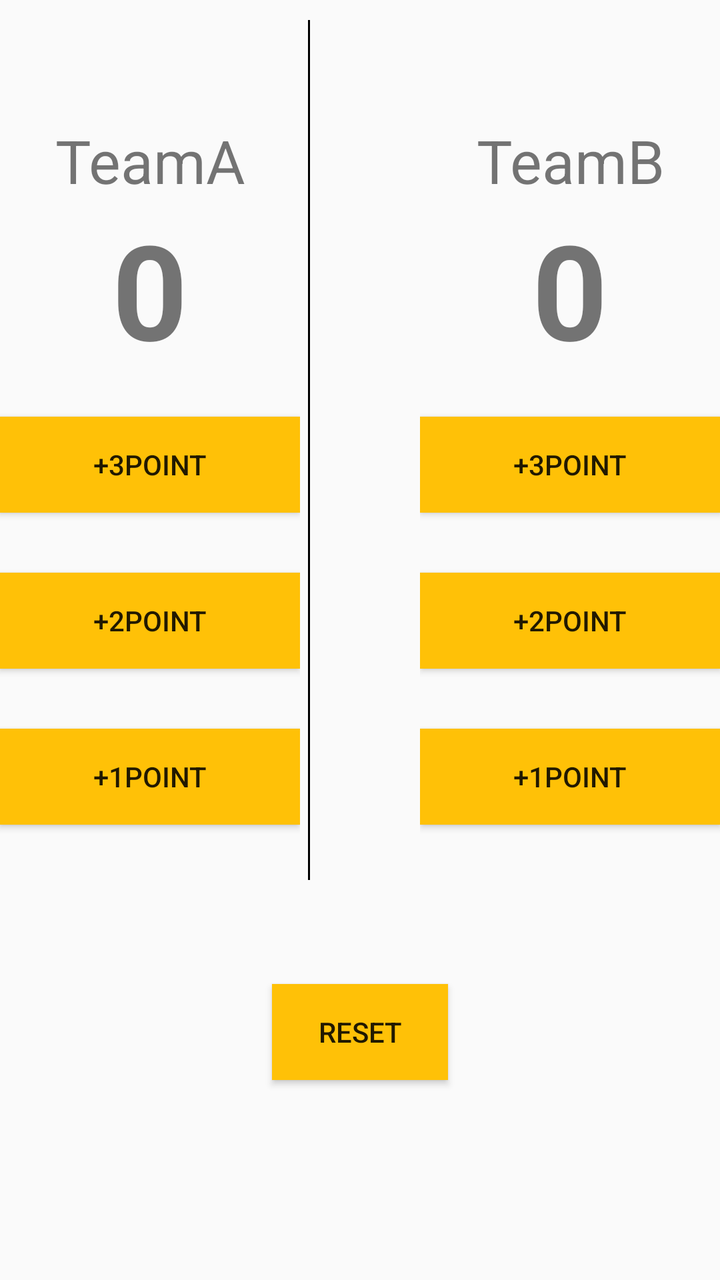
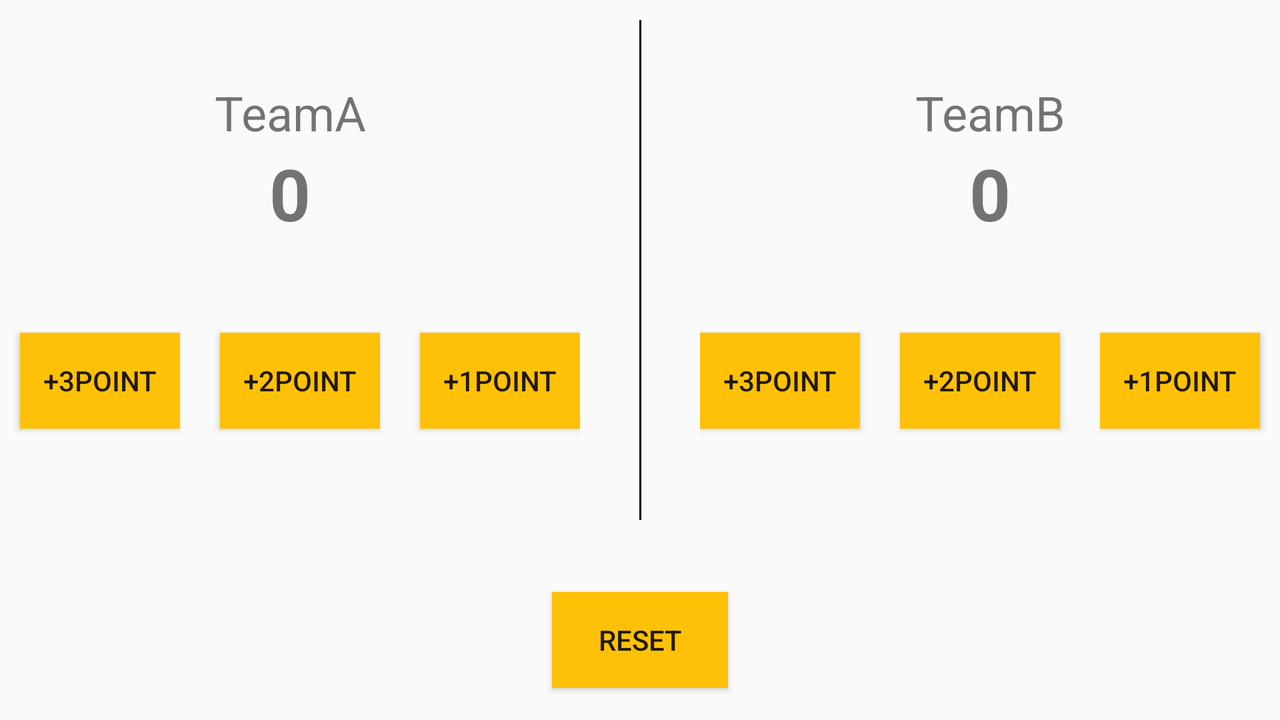

An Android layout and its configuration variant, each rendered on a device that would load it. The default file and the variant file are quoted in full after the pictures.
<!-- AndroidManifest.xml: application theme AppTheme -->
<!-- res/layout/twogroup.xml -->
<?xml version="1.0" encoding="utf-8"?>
<androidx.constraintlayout.widget.ConstraintLayout xmlns:android="http://schemas.android.com/apk/res/android"
    xmlns:app="http://schemas.android.com/apk/res-auto"
    xmlns:tools="http://schemas.android.com/tools"
    android:id="@+id/linearLayout"
    android:layout_width="match_parent"
    android:layout_height="match_parent">

    <View
        android:id="@+id/divider2"
        android:layout_width="1dp"
        android:layout_height="match_parent"
        android:layout_marginStart="4dp"
        android:layout_marginLeft="4dp"
        android:layout_marginTop="10dp"
        android:layout_marginBottom="200dp"
        android:background="#000000"
        app:layout_constraintBottom_toBottomOf="parent"
        app:layout_constraintStart_toEndOf="@+id/linearLayout3"
        app:layout_constraintTop_toTopOf="parent" />

    <LinearLayout
        android:id="@+id/linearLayout3"
        android:layout_width="match_parent"
        android:layout_height="match_parent"
        android:layout_marginLeft="10dp"
        android:layout_marginTop="10dp"
        android:layout_marginEnd="210dp"
        android:layout_marginRight="210dp"
        android:layout_marginBottom="100dp"
        android:orientation="vertical"
        app:layout_constraintBottom_toBottomOf="parent"
        app:layout_constraintEnd_toEndOf="parent"
        app:layout_constraintStart_toStartOf="parent"
        app:layout_constraintTop_toTopOf="parent">

        <TextView
            android:id="@+id/textView3"
            android:layout_width="match_parent"
            android:layout_height="wrap_content"
            android:layout_marginTop="50dp"
            android:gravity="center"
            android:text="TeamA"
            android:textSize="30dp" />

        <TextView
            android:id="@+id/textView5"
            android:layout_width="match_parent"
            android:layout_height="wrap_content"
            android:layout_marginBottom="20dp"
            android:gravity="center"
            android:text="0"
            android:textSize="66dp"
            android:textStyle="bold" />

        <Button
            android:id="@+id/button"
            android:layout_width="150dp"
            android:layout_height="wrap_content"
            android:layout_gravity="center"
            android:layout_marginBottom="30dp"
            android:background="#FFC107"
            android:onClick="btn1"
            android:text="+3point"
            android:textColorHint="#FF9800" />

        <Button
            android:id="@+id/button2"
            android:layout_width="150dp"
            android:layout_height="wrap_content"
            android:layout_gravity="center"
            android:layout_marginBottom="30dp"
            android:background="#FFC107"
            android:onClick="btn2"
            android:text="+2point"
            android:textColorHint="#FF9800" />

        <Button
            android:id="@+id/button3"
            android:layout_width="150dp"
            android:layout_height="wrap_content"
            android:layout_gravity="center"
            android:layout_marginBottom="30dp"
            android:background="#FFC107"
            android:onClick="btn3"
            android:text="+1point"
            android:textColorHint="#FF9800" />

    </LinearLayout>

    <LinearLayout
        android:id="@+id/linearLayout4"
        android:layout_width="match_parent"
        android:layout_height="match_parent"
        android:layout_marginStart="210dp"
        android:layout_marginLeft="210dp"
        android:layout_marginTop="10dp"
        android:layout_marginBottom="100dp"
        android:orientation="vertical"
        app:layout_constraintBottom_toBottomOf="parent"
        app:layout_constraintEnd_toEndOf="parent"
        app:layout_constraintStart_toStartOf="parent"
        app:layout_constraintTop_toTopOf="parent">

        <TextView
            android:id="@+id/textView4"
            android:layout_width="match_parent"
            android:layout_height="wrap_content"
            android:layout_marginTop="50dp"
            android:gravity="center"
            android:text="TeamB"
            android:textSize="30dp" />

        <TextView
            android:id="@+id/textView8"
            android:layout_width="match_parent"
            android:layout_height="wrap_content"
            android:layout_marginBottom="20dp"
            android:gravity="center"
            android:text="0"
            android:textSize="66dp"
            android:textStyle="bold" />

        <Button
            android:id="@+id/button4"
            android:layout_width="150dp"
            android:layout_height="wrap_content"
            android:layout_gravity="center"
            android:layout_marginBottom="30dp"
            android:background="#FFC107"
            android:onClick="btn4"
            android:text="+3point"
            android:textColorHint="#FF9800" />

        <Button
            android:id="@+id/button5"
            android:layout_width="150dp"
            android:layout_height="wrap_content"
            android:layout_gravity="center"
            android:layout_marginBottom="30dp"
            android:background="#FFC107"
            android:onClick="btn5"
            android:text="+2point"
            android:textColorHint="#FF9800" />

        <Button
            android:id="@+id/button6"
            android:layout_width="150dp"
            android:layout_height="wrap_content"
            android:layout_gravity="center"
            android:layout_marginBottom="30dp"
            android:background="#FFC107"
            android:onClick="btn6"
            android:text="+1point"
            android:textColorHint="#FF9800" />

    </LinearLayout>

    <Button
        android:id="@+id/button13"
        android:layout_width="wrap_content"
        android:layout_height="wrap_content"
        android:layout_marginBottom="100dp"
        android:background="#FFC107"
        android:onClick="onClick"
        android:text="Reset"
        app:layout_constraintBottom_toBottomOf="parent"
        app:layout_constraintEnd_toEndOf="parent"
        app:layout_constraintStart_toStartOf="parent" />
</androidx.constraintlayout.widget.ConstraintLayout>
<!-- resources referenced by this layout -->
<resources>
  <style name="AppTheme" parent="Theme.AppCompat.Light.DarkActionBar">
          
          <item name="colorPrimary">@color/colorPrimary</item>
          <item name="colorPrimaryDark">@color/colorPrimaryDark</item>
          <item name="colorAccent">@color/colorAccent</item>
      </style>
</resources>
<!-- res/layout-land/twogroup.xml (the repository's variant of the layout above) -->
<!-- drawn on the phone turned sideways -->
<?xml version="1.0" encoding="utf-8"?>
<androidx.constraintlayout.widget.ConstraintLayout xmlns:android="http://schemas.android.com/apk/res/android"
    xmlns:app="http://schemas.android.com/apk/res-auto"
    xmlns:tools="http://schemas.android.com/tools"
    android:id="@+id/linearLayout"
    android:layout_width="match_parent"
    android:layout_height="match_parent">

    <View
        android:id="@+id/divider2"
        android:layout_width="1dp"
        android:layout_height="match_parent"
        android:layout_marginStart="30dp"
        android:layout_marginLeft="30dp"
        android:layout_marginTop="10dp"
        android:layout_marginEnd="30dp"
        android:layout_marginRight="30dp"
        android:layout_marginBottom="100dp"
        android:background="#000000"
        app:layout_constraintBottom_toTopOf="@+id/button13"
        app:layout_constraintEnd_toStartOf="@+id/linearLayout4"
        app:layout_constraintStart_toEndOf="@+id/linearLayout3"
        app:layout_constraintTop_toTopOf="parent"
        app:layout_constraintVertical_bias="0.0" />

    <LinearLayout
        android:id="@+id/linearLayout3"
        android:layout_width="match_parent"
        android:layout_height="match_parent"
        android:layout_marginLeft="10dp"
        android:layout_marginTop="10dp"
        android:layout_marginEnd="350dp"
        android:layout_marginRight="350dp"
        android:layout_marginBottom="100dp"
        android:orientation="vertical"
        app:layout_constraintBottom_toBottomOf="parent"
        app:layout_constraintEnd_toEndOf="parent"
        app:layout_constraintHorizontal_bias="1.0"
        app:layout_constraintStart_toStartOf="parent"
        app:layout_constraintTop_toTopOf="parent"
        app:layout_constraintVertical_bias="0.0">

        <TextView
            android:id="@+id/textView3"
            android:layout_width="match_parent"
            android:layout_height="wrap_content"
            android:layout_marginTop="30dp"
            android:gravity="center"
            android:text="TeamA"
            android:textSize="24sp"
            android:visibility="visible" />

        <TextView
            android:id="@+id/textView5"
            android:layout_width="match_parent"
            android:layout_height="wrap_content"
            android:layout_marginBottom="0dp"
            android:gravity="center"
            android:text="0"
            android:textSize="36sp"
            android:textStyle="bold"
            android:visibility="visible" />

        <LinearLayout
            android:layout_width="match_parent"
            android:layout_height="match_parent"
            android:orientation="horizontal">

            <Button
                android:id="@+id/button"
                android:layout_width="80dp"
                android:layout_height="wrap_content"
                android:layout_gravity="center"
                android:layout_marginLeft="10dp"
                android:layout_marginRight="20dp"
                android:background="#FFC107"
                android:onClick="btn1"
                android:text="+3point"
                android:textColorHint="#FF9800"
                android:visibility="visible" />

            <Button
                android:id="@+id/button2"
                android:layout_width="80dp"
                android:layout_height="wrap_content"
                android:layout_gravity="center"
                android:layout_marginRight="20dp"
                android:background="#FFC107"
                android:onClick="btn2"
                android:text="+2point"
                android:textColorHint="#FF9800"
                android:visibility="visible" />

            <Button
                android:id="@+id/button3"
                android:layout_width="80dp"
                android:layout_height="wrap_content"
                android:layout_gravity="center"
                android:layout_marginRight="20dp"
                android:background="#FFC107"
                android:onClick="btn3"
                android:text="+1point"
                android:textColorHint="#FF9800"
                android:visibility="visible" />
        </LinearLayout>

    </LinearLayout>

    <LinearLayout
        android:id="@+id/linearLayout4"
        android:layout_width="match_parent"
        android:layout_height="match_parent"
        android:layout_marginStart="350dp"
        android:layout_marginLeft="350dp"
        android:layout_marginTop="10dp"
        android:layout_marginBottom="100dp"
        android:orientation="vertical"
        app:layout_constraintBottom_toBottomOf="parent"
        app:layout_constraintEnd_toEndOf="@+id/linearLayout3"
        app:layout_constraintHorizontal_bias="0.0"
        app:layout_constraintStart_toStartOf="parent"
        app:layout_constraintTop_toTopOf="parent"
        app:layout_constraintVertical_bias="1.0">

        <TextView
            android:id="@+id/textView4"
            android:layout_width="match_parent"
            android:layout_height="wrap_content"
            android:layout_marginTop="30dp"
            android:gravity="center"
            android:text="TeamB"
            android:textSize="24sp"
            android:visibility="visible" />

        <TextView
            android:id="@+id/textView8"
            android:layout_width="match_parent"
            android:layout_height="wrap_content"
            android:gravity="center"
            android:text="0"
            android:textSize="36sp"
            android:textStyle="bold"
            android:visibility="visible" />

        <LinearLayout
            android:layout_width="match_parent"
            android:layout_height="match_parent"
            android:orientation="horizontal">

            <Button
                android:id="@+id/button4"
                android:layout_width="80dp"
                android:layout_height="wrap_content"
                android:layout_gravity="center"
                android:layout_marginRight="20dp"
                android:background="#FFC107"
                android:onClick="btn4"
                android:text="+3point"
                android:textColorHint="#FF9800"
                android:visibility="visible" />

            <Button
                android:id="@+id/button5"
                android:layout_width="80dp"
                android:layout_height="wrap_content"
                android:layout_gravity="center"
                android:layout_marginRight="20dp"
                android:background="#FFC107"
                android:onClick="btn5"
                android:text="+2point"
                android:textColorHint="#FF9800"
                android:visibility="visible" />

            <Button
                android:id="@+id/button6"
                android:layout_width="80dp"
                android:layout_height="wrap_content"
                android:layout_gravity="center"
                android:layout_marginRight="20dp"
                android:background="#FFC107"
                android:onClick="btn6"
                android:text="+1point"
                android:textColorHint="#FF9800"
                android:visibility="visible" />
        </LinearLayout>

    </LinearLayout>

    <Button
        android:id="@+id/button13"
        android:layout_width="wrap_content"
        android:layout_height="wrap_content"
        android:layout_marginBottom="16dp"
        android:background="#FFC107"
        android:onClick="onClick"
        android:text="Reset"
        app:layout_constraintBottom_toBottomOf="parent"
        app:layout_constraintEnd_toEndOf="parent"
        app:layout_constraintStart_toStartOf="parent" />
</androidx.constraintlayout.widget.ConstraintLayout>
